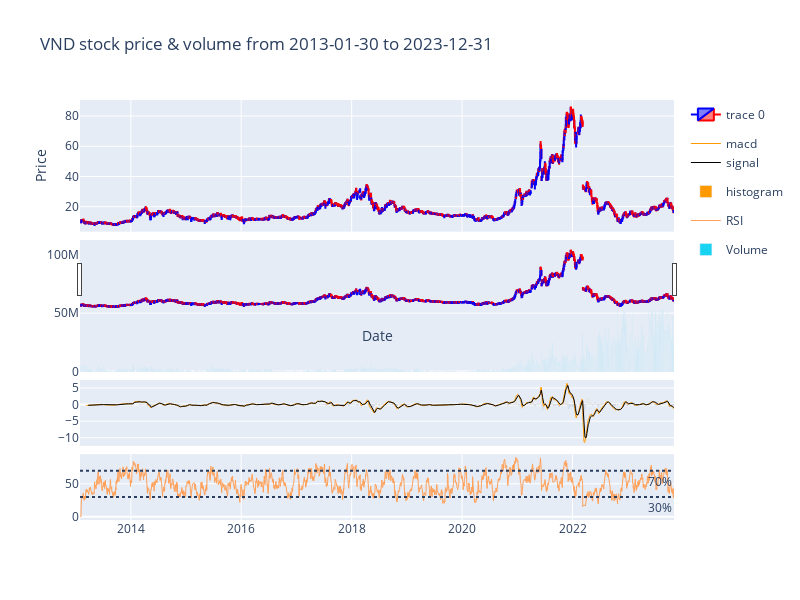

The cell this chart's notebook holds for it:
### Code cell
start="2013-01-30"
end="2023-12-31"

pl.vnquant_candle_stick(
    data='VND',
    title=f'VND symbol from {start} to {end}',
    xlab='Date', ylab='Price',
    start_date= start,
    end_date=end,
    data_source='VND',
    show_advanced=['volume', 'macd', 'rsi']
)

### Figure 1 — Plotly figure (JSON) as saved in the notebook; plotly's stock layout.template omitted (floating-point values rounded to 4 significant figures; data arrays with more than 128 entries replaced by an {"elided": "..."} marker saying what was removed)
{"data": [{"close": {"elided": "2674 float values"}, "decreasing": {"line": {"color": "red"}}, "high": {"elided": "2674 float values"}, "increasing": {"line": {"color": "blue"}}, "low": {"elided": "2674 float values"}, "open": {"elided": "2674 float values"}, "type": "candlestick", "x": {"elided": "2674 str values"}, "xaxis": "x", "yaxis": "y"}, {"legendgroup": "2", "line": {"color": "#ff9900", "width": 1}, "name": "macd", "showlegend": true, "type": "scatter", "x": {"elided": "2674 str values"}, "xaxis": "x3", "y": {"elided": "2674 float values"}, "yaxis": "y3"}, {"legendgroup": "2", "line": {"color": "#000000", "width": 1}, "name": "signal", "showlegend": true, "type": "scatter", "x": {"elided": "2674 str values"}, "xaxis": "x3", "y": {"elided": "2674 float values"}, "yaxis": "y3"}, {"marker": {"color": {"elided": "2674 str values"}}, "name": "histogram", "type": "bar", "x": {"elided": "2674 str values"}, "xaxis": "x3", "y": {"elided": "2674 float values"}, "yaxis": "y3"}, {"line": {"width": 1}, "name": "RSI", "type": "scatter", "x": {"elided": "2674 str values"}, "xaxis": "x4", "y": {"elided": "2674 float values"}, "yaxis": "y4"}, {"name": "Volume", "type": "bar", "x": {"elided": "2674 str values"}, "xaxis": "x2", "y": {"elided": "2674 int values"}, "yaxis": "y2"}], "layout": {"annotations": [{"showarrow": false, "text": "70%", "x": 1, "xanchor": "right", "xref": "x4 domain", "y": 70, "yanchor": "top", "yref": "y4"}, {"showarrow": false, "text": "30%", "x": 1, "xanchor": "right", "xref": "x4 domain", "y": 30, "yanchor": "top", "yref": "y4"}], "height": 600, "shapes": [{"line": {"dash": "dot"}, "type": "line", "x0": 0, "x1": 1, "xref": "x4 domain", "y0": 70, "y1": 70, "yref": "y4"}, {"line": {"dash": "dot"}, "type": "line", "x0": 0, "x1": 1, "xref": "x4 domain", "y0": 30, "y1": 30, "yref": "y4"}], "showlegend": true, "title": {"text": "VND stock price & volume from 2013-01-30 to 2023-12-31"}, "width": 800, "xaxis": {"anchor": "y", "domain": [0, 1], "matches": "x4", "showticklabels": false, "title": {"text": "Date"}}, "xaxis2": {"anchor": "y2", "domain": [0, 1], "matches": "x4", "showticklabels": false}, "xaxis3": {"anchor": "y3", "domain": [0, 1], "matches": "x4", "showticklabels": false}, "xaxis4": {"anchor": "y4", "domain": [0, 1]}, "yaxis": {"anchor": "x", "domain": [0.6867, 1.0], "title": {"text": "Price"}}, "yaxis2": {"anchor": "x2", "domain": [0.3533, 0.6667]}, "yaxis3": {"anchor": "x3", "domain": [0.1767, 0.3333]}, "yaxis4": {"anchor": "x4", "domain": [0, 0.1567]}}}
